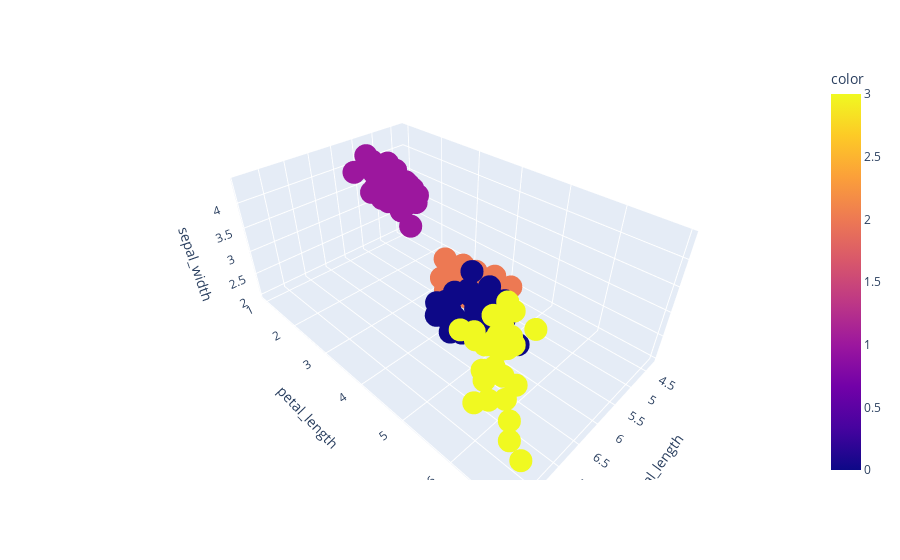

The code cell stored with this chart in its notebook:
### Code cell
px.scatter_3d(data_frame = data, x = 'sepal_length',y = 'petal_length',
              z = 'sepal_width', color = preds)

### Figure 1 — Plotly figure (JSON) as saved in the notebook; plotly's stock layout.template omitted (floating-point values rounded to 4 significant figures; data arrays with more than 128 entries replaced by an {"elided": "..."} marker saying what was removed)
{"data": [{"hovertemplate": "sepal_length=%{x}<br>petal_length=%{y}<br>sepal_width=%{z}<br>color=%{marker.color}<extra></extra>", "legendgroup": "", "marker": {"color": {"elided": "150 int values"}, "coloraxis": "coloraxis", "symbol": "circle"}, "mode": "markers", "name": "", "scene": "scene", "showlegend": false, "type": "scatter3d", "x": {"elided": "150 float values"}, "y": {"elided": "150 float values"}, "z": {"elided": "150 float values"}}], "layout": {"coloraxis": {"colorbar": {"title": {"text": "color"}}, "colorscale": [[0, "#0d0887"], [0.1111, "#46039f"], [0.2222, "#7201a8"], [0.3333, "#9c179e"], [0.4444, "#bd3786"], [0.5556, "#d8576b"], [0.6667, "#ed7953"], [0.7778, "#fb9f3a"], [0.8889, "#fdca26"], [1, "#f0f921"]]}, "legend": {"tracegroupgap": 0}, "margin": {"t": 60}, "scene": {"domain": {"x": [0, 1], "y": [0, 1]}, "xaxis": {"title": {"text": "sepal_length"}}, "yaxis": {"title": {"text": "petal_length"}}, "zaxis": {"title": {"text": "sepal_width"}}}}}
